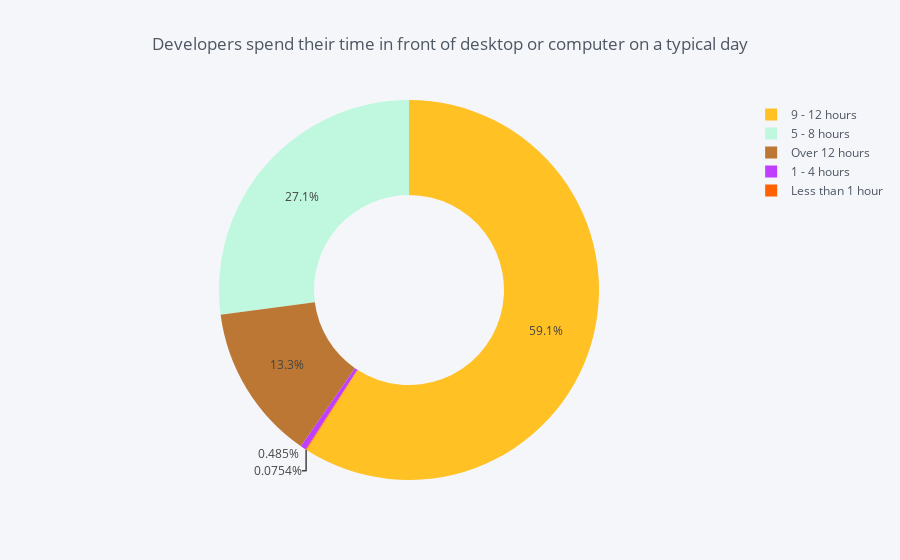

The notebook cell this image was saved under:
### Code cell
temp = df['HoursComputer'].value_counts()
df1 = pd.DataFrame({'labels': temp.index,
                   'values': temp.values
                  })
df1.iplot(kind='pie',labels='labels',values='values', title='Developers spend their time in front of desktop or computer on a typical day', hole = 0.5, color = ['#FFC124','#BFF8DF','#B7355','#BF3EFF','#FF6103','#FFC125'])

### Figure 1 — Plotly figure (JSON) as saved in the notebook; plotly's stock layout.template omitted (floating-point values rounded to 4 significant figures)
{"data": [{"hole": 0.5, "labels": ["9 - 12 hours", "5 - 8 hours", "Over 12 hours", "1 - 4 hours", "Less than 1 hour"], "marker": {"colors": ["rgba(255, 193, 36, 1.0)", "rgba(191, 248, 223, 1.0)", "rgba(187, 119, 51, 1.0)", "rgba(191, 62, 255, 1.0)", "rgba(255, 97, 3, 1.0)"]}, "name": "", "type": "pie", "values": [5484, 2514, 1234, 45, 7]}], "layout": {"legend": {"bgcolor": "#F5F6F9", "font": {"color": "#4D5663"}}, "paper_bgcolor": "#F5F6F9", "plot_bgcolor": "#F5F6F9", "title": "Developers spend their time in front of desktop or computer on a typical day", "titlefont": {"color": "#4D5663"}}}
